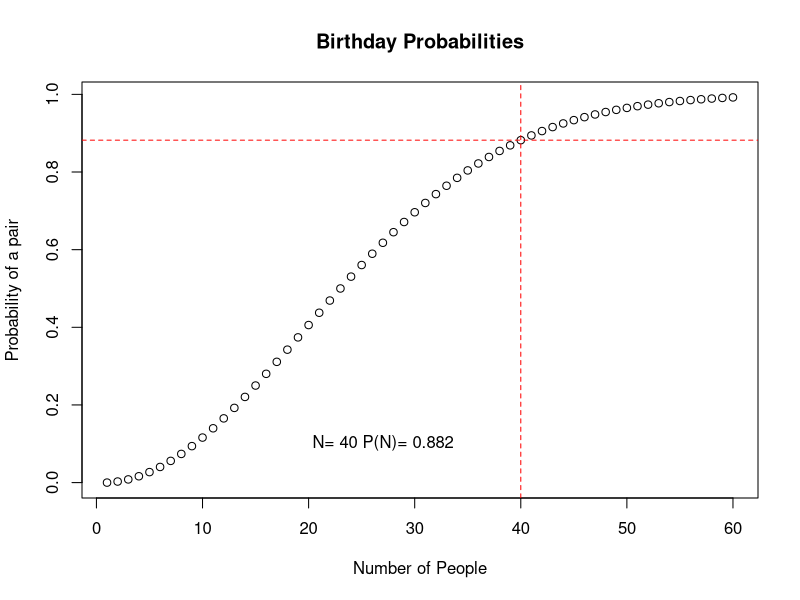

The R script that drew this image:
# Author: Jeremy Werner

# This script will calculate the approximate probability of any two people in a
# room of size N having the same birthday. It will print a graph showing the
# probability for the input N

######
N = 40
######


# Calculates an approximation to the birthday problem's probability
prob_fun <- function(n){
	x = exp(-n*(n-1)/(2*365))
	return(1 - x)
}

if(N<40){
	vect = 1:60
	plot(vect, prob_fun(vect), main = "Birthday Probabilities", xlab = "Number of People", ylab = "Probability of a pair")
	abline(v = N, col = "RED", lty = 2)
	abline(prob_fun(N), 0, col = "RED", lty = 2)
	text(N, prob_fun(N/2), paste("N=", N, "P(N)=", round(prob_fun(N), 3)), pos = 4, offset = 0.2)
}else{
	vect = 1:(N+20)
	plot(vect, prob_fun(vect), main = "Birthday Probabilities", xlab = "Number of People", ylab = "Probability of a pair")
	abline(v = N, col = "RED", lty = 2)
	abline(prob_fun(N), 0, col = "RED", lty = 2)
	text(N/2, .1, paste("N=", N, "P(N)=", round(prob_fun(N), 3)), pos = 4, offset = 0.2)
}


